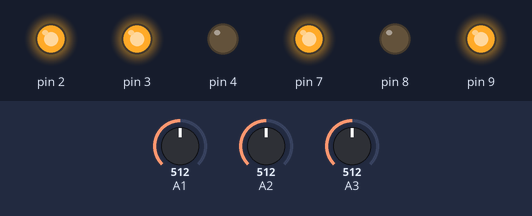
This sketch was run on a simulated Arduino Uno, built with avr-gcc and run on an emulated ATmega328P. Shown: output pins drawn as LEDs (lit = HIGH). Inputs (shaded band) come from the test bench; at power-on: A1 = 512, A3 = 512, A2 = 512. What the sketch prints to the serial monitor is not drawn.

Above: at 1.2 s.
1.3 s: A1 set to 0
At 2.0 s:
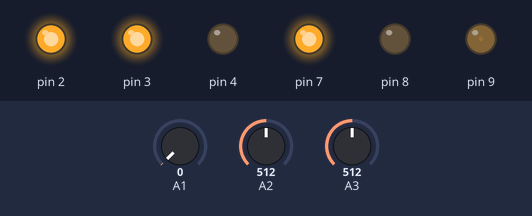
2.9 s: A3 set to 107
4.4 s: A3 set to 91
At 5.5 s:
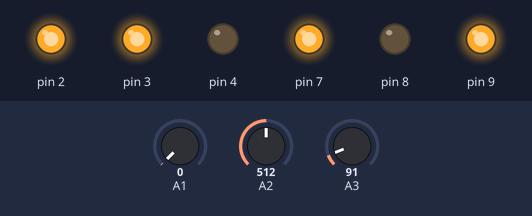
5.9 s: A1 set to 122
At 6.7 s:
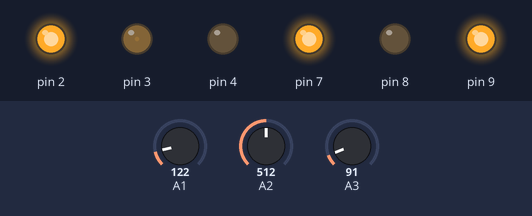
7.5 s: A3 set to 122
At 8.1 s:
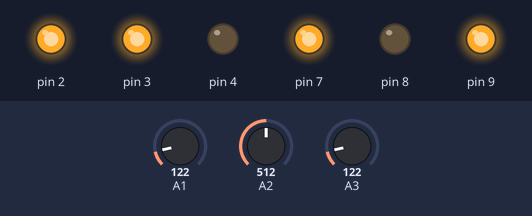
9.0 s: A1 set to 0
At 9.8 s:
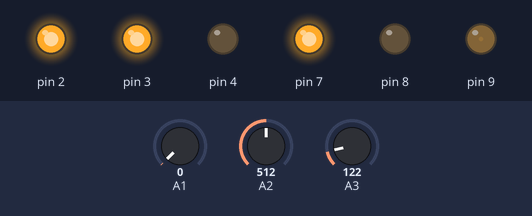
Timing chart, 0 to 11.5 s (numbered marks = the images above; inputs shaded):
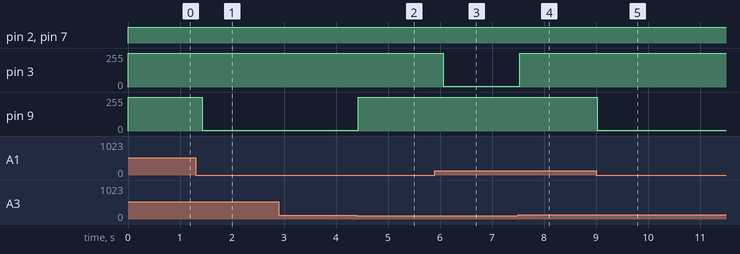

Measured:
- the behaviour switches between 101 and 100 on A3 (found by bisection; images 1 and 2)
- after the input at 1.3 s, pin 9: 255/255 → 5/255 after 0.13 s
- after the input at 4.4 s, pin 9: 5/255 → 255/255 at once
- after the input at 5.9 s, pin 3: 255/255 → 5/255 after 0.16 s
- after the input at 7.5 s, pin 3: 5/255 → 255/255 at once
- after the input at 9.0 s, pin 9: 255/255 → 5/255 at once

The sketch:

main.ino
```cpp
/*
 * Version
 * Author: WildfootW
 * GitHub: github.com/WildfootW
 * Copyleft (C) 2019-2020 WildfootW all rights reversed
 *
 */

#include "Setting.h"
#include "WheelControl.h"
#include "RouteDetector.h"

// with enable line:
// pin_a_l, pin_b_l, pin_en_l, pin_a_r, pin_b_r, pin_en_r
PairWheelControl pair_wheel(2, 4, 3, 7, 8, 9);
// without enable line
//PairWheelControl pair_wheel(5, 6, 10, 11);

// pin_l, pin_c, pin_r
RouteDetector route_detector(A1, A2, A3);

void setup()
{
    Serial.begin(115200);
    pair_wheel.initial(1);
    route_detector.initial(100, 100, 100);
    pair_wheel.set_global_ratio(1);
}

void loop()
{
    route_detector.sensor_value_update();
    RouteStatusType route_status = route_detector.get_current_status();
    switch(route_status)
    {
        case nnnone_on_line:
        {
            pair_wheel.go(255);
            break;
        }
        case center_on_line:
        {
            pair_wheel.go(255);
            break;
        }
        case llleft_on_line:
        {
            pair_wheel.turn(125);
            break;
        }
        case rright_on_line:
        {
            pair_wheel.turn(-125);
            break;
        }
        case aaaall_on_line:
        {
            pair_wheel.go(255);
            break;
        }
    }
}
```

IrSensors.h
```cpp
/*
 * Version
 * Author: WildfootW
 * GitHub: github.com/WildfootW
 * Copyleft (C) 2019-2020 WildfootW all rights reversed
 *
 */

#ifndef IRSENSORS_H
#define IRSENSORS_H

class BasicSensor
{
public:
    BasicSensor(byte pin): pin(pin) {}
    void initial(uint16_t divide, bool less_than = false) { pinMode(pin, INPUT); divide_value = divide; value_less_than = less_than; }
    void value_update()
    {
        unsigned int new_value = (mix_value * 9) + analogRead(pin);
        mix_value = new_value / 10;
#ifndef NDEBUG
        Serial.print(mix_value);
#endif // NDEBUG
        bool new_status = ( mix_value > divide_value );
        if(value_less_than) new_status = !new_status;
        if(new_status != current_status)
        {
            last_change_status_time = millis();
            current_status = new_status;
        }
#ifndef NDEBUG
        Serial.print(" ");
        Serial.println(current_status);
#endif // NDEBUG
    }
    bool target_detected() const { return current_status; }
    unsigned long get_last_change_status_time() const { return last_change_status_time; }
protected:
    bool current_status;
    bool value_less_than;
    const byte pin;
    uint16_t divide_value;
    uint16_t mix_value;
    unsigned long last_change_status_time;
};
class IrSensorTCRT5000: public BasicSensor
{
public:
    IrSensorTCRT5000(byte pin): BasicSensor(pin) {}
    void value_update()
    {
#ifndef NDEBUG
        Serial.print(" IR :");
#endif // NDEBUG
        BasicSensor::value_update();
    }
};

#endif //IRSENSORS_H
```

RouteDetector.h
```cpp
/*
 * Version
 * Author: WildfootW
 * GitHub: github.com/WildfootW
 * Copyleft (C) 2019-2020 WildfootW all rights reversed
 *
 */

#ifndef ROUTEDETECTOR_H
#define ROUTEDETECTOR_H

#include "IrSensors.h"

enum RouteStatusType
{
    llleft_on_line,
    center_on_line,
    rright_on_line,
    aaaall_on_line,
    nnnone_on_line,
    route_type_timeout,
    route_type_invalid,
};
#ifndef NDEBUG
String route_status_to_str(const RouteStatusType type)
{
    switch(type)
    {
        case llleft_on_line: return "llleft_on_line";
        case center_on_line: return "center_on_line";
        case rright_on_line: return "rright_on_line";
        case aaaall_on_line: return "aaaall_on_line";
        case nnnone_on_line: return "nnnone_on_line";
        case route_type_timeout: return "route_type_timeout";
        case route_type_invalid: return "route_type_invalid";
    }
}
#endif // NDEBUG
class RouteDetector
{
public:
    RouteDetector(byte pin_l, byte pin_c, byte pin_r): sensor_l(pin_l), sensor_c(pin_c), sensor_r(pin_r) {}
    void initial(uint16_t divide_l, uint16_t divide_c, uint16_t divide_r) { sensor_l.initial(divide_l); sensor_c.initial(divide_c); sensor_r.initial(divide_r); }
    void sensor_value_update()
    {
#ifndef NDEBUG
        Serial.print("llleft:");
#endif // NDEBUG
        sensor_l.value_update();
#ifndef NDEBUG
        Serial.print("center:");
#endif // NDEBUG
        sensor_c.value_update();
#ifndef NDEBUG
        Serial.print("rright:");
#endif // NDEBUG
        sensor_r.value_update();

        uint8_t new_status_value = 0;
        RouteStatusType new_status;
        if(sensor_l.target_detected()) { new_status_value += 1; }
        if(sensor_c.target_detected()) { new_status_value += 2; }
        if(sensor_r.target_detected()) { new_status_value += 4; }

        if(new_status_value == 2)      { new_status = center_on_line; }
        else if(new_status_value == 1) { new_status = llleft_on_line; }
        else if(new_status_value == 3) { new_status = llleft_on_line; }
        else if(new_status_value == 4) { new_status = rright_on_line; }
        else if(new_status_value == 6) { new_status = rright_on_line; }
        else if(new_status_value == 7) { new_status = aaaall_on_line; }
        else if(new_status_value == 5) { new_status = aaaall_on_line; }
        else { new_status = nnnone_on_line; }

        if(new_status != current_status)
        {
            last_change_status_time = millis();
            last_status = current_status;
            current_status = new_status;
        }
#ifndef NDEBUG
        Serial.print(route_status_to_str(current_status) + " ");
        Serial.println(last_change_status_time);
#endif // NDEBUG
    }
    RouteStatusType get_current_status() const { return current_status; }
    RouteStatusType get_last_status() const { return last_status; }
    unsigned long get_last_change_status_time() const { return last_change_status_time; }
private:
    IrSensorTCRT5000 sensor_l, sensor_c, sensor_r;
    RouteStatusType current_status, last_status;
    unsigned long last_change_status_time;
};

#endif //ROUTEDETECTOR_H
```

Setting.h
```cpp
/*
 * Version
 * Author: WildfootW
 * GitHub: github.com/WildfootW
 * Copyleft (C) 2019-2020 WildfootW all rights reversed
 *
 */

#ifndef SETTING_H
#define SETTING_H

// 1: use H-bridge with enable line (6 wires)
// 0: use H-bridge without enable line (4 wires) (short the enable lines)
#define with_enable_line 1

// whether print DEBUG message or not
//#define NDEBUG

#endif //SETTING_H
```

WheelControl.h
```cpp
/*
 * Version
 * Author: WildfootW
 * GitHub: github.com/WildfootW
 * Copyleft (C) 2019-2020 WildfootW all rights reversed
 *
 */

#ifndef WHEELCONTROL_H
#define WHEELCONTROL_H
/*
 * class design for Arduino uno & L298 H-bridge controling two DC motor wheels.
 */

class WheelControl
{
public:
#if with_enable_line
    WheelControl(byte pin_a, byte pin_b, byte pin_en): pin_a(pin_a), pin_b(pin_b), pin_en(pin_en) {} // digital, digital, pwm
    void initial(double ratio = 1) { pinMode(pin_a, OUTPUT); pinMode(pin_b, OUTPUT); pinMode(pin_en, OUTPUT); output_ratio = ratio; }
#else
    WheelControl(byte pin_a, byte pin_b): pin_a(pin_a), pin_b(pin_b) {} // pwm, pwm
    void initial(double ratio = 1) { pinMode(pin_a, OUTPUT); pinMode(pin_b, OUTPUT); output_ratio = ratio; }
#endif // with_enable_line
    void set_speed(uint8_t speed, bool backward = false) { forward = !backward; current_speed = speed * output_ratio; }
    void execute() const
    {
#ifndef NDEBUG
        Serial.println(current_speed);
#endif // NDEBUG
#if with_enable_line
        analogWrite(pin_en, current_speed);
        if(forward) { digitalWrite(pin_a, HIGH); digitalWrite(pin_b, LOW ); }
        else        { digitalWrite(pin_a, LOW ); digitalWrite(pin_b, HIGH); }
#else
        if(forward) { analogWrite(pin_a, current_speed); digitalWrite(pin_b, LOW ); }
        else        { digitalWrite(pin_a, LOW ); analogWrite(pin_b, current_speed); }
#endif // with_enable_line
    }
private:
    const byte pin_a, pin_b;
#if with_enable_line
    const byte pin_en;
#endif // with_enable_line
    bool forward;
    uint8_t current_speed;
    double output_ratio;
};

class PairWheelControl
{
public:
#if with_enable_line
    PairWheelControl(byte pin_a_l, byte pin_b_l, byte pin_en_l,     // digital, digital, pwm
                     byte pin_a_r, byte pin_b_r, byte pin_en_r):    // digital, digital, pwm
                     wheel_l(pin_a_l, pin_b_l, pin_en_l),
                     wheel_r(pin_a_r, pin_b_r, pin_en_r) {}
#else
    PairWheelControl(byte pin_a_l, byte pin_b_l,                        // pwm, pwm
                     byte pin_a_r, byte pin_b_r):                       // pwm, pwm
                     wheel_l(pin_a_l, pin_b_l),
                     wheel_r(pin_a_r, pin_b_r) {}
#endif // with_enable_line
    void initial(double speed_ratio = 1)    // speed_ratio = speed_l / speed_r;
    {
        global_ratio = 1;
        if(speed_ratio > 1) { wheel_l.initial(1 / speed_ratio); wheel_r.initial(1);           }
        else                { wheel_l.initial(1);               wheel_r.initial(speed_ratio); }
    }
    void set_speed(uint8_t speed_l, uint8_t speed_r, bool backward_l = false, bool backward_r = false) const
    {
        wheel_l.set_speed(speed_l * global_ratio, backward_l);
        wheel_r.set_speed(speed_r * global_ratio, backward_r);
    }
    PairWheelControl& set_global_ratio(double ratio) { global_ratio = ratio ; return (*this); }
    PairWheelControl& keep(unsigned int time) { delay(time); return (*this); }

    PairWheelControl& go(uint8_t speed_amount, bool backward = false)
    {
        if(!backward) { set_speed(speed_amount, speed_amount); }
        else          { set_speed(speed_amount, speed_amount, true, true); }
        execute(); return (*this);
    }
    PairWheelControl& rotate(uint8_t speed_amount, bool clockwise = false)
    {
        if(clockwise) set_speed(speed_amount, speed_amount, false, true);
        else          set_speed(speed_amount, speed_amount, true, false);
        execute(); return (*this);
    }
    PairWheelControl& turn(int8_t steer_amount)
    {
        if(steer_amount == 0) set_speed(255, 255);
        if(steer_amount >  0) set_speed(255 - (steer_amount * 2), 255);
        if(steer_amount <  0) set_speed(255, 255 + (steer_amount * 2));
        execute(); return (*this);
    }

private:
    WheelControl wheel_l, wheel_r;
    double global_ratio;
    void execute() const
    {
#ifndef NDEBUG
        Serial.print("lleft: ");
#endif // NDEBUG
        wheel_l.execute();
#ifndef NDEBUG
        Serial.print("right: ");
#endif // NDEBUG
        wheel_r.execute();
    }
};
#endif //WHEELCONTROL_H
```
